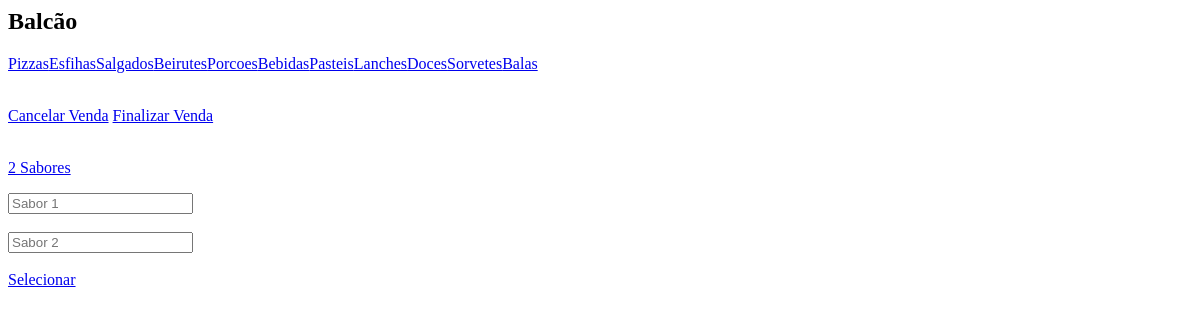
/balcao2.php, run on the app's committed database.
### tables this page shows
CREATE TABLE `categorias` (
  `id` int(11) NOT NULL,
  `categoria` varchar(45) NOT NULL
);

### balcao2.php (the view, shortened to what this page needs)
<div class="ui segment">
        <h2 class="ui center aligned dividing header">
            Balcão
        </h2>
        <div class="ui grey inverted small menu">
            <?php
                $buscaCategorias = mysql_query("SELECT * FROM categorias");
                while ($categoria = mysql_fetch_array($buscaCategorias))
                {
                    echo '<a href="javascript:void(0)" id="'.$categoria['categoria'].'" class="right floated item '.$categoria['categoria'].'" >'
                            . $categoria['categoria']
                        . '</a>';
                }
            ?>
        </div>
<?php
  include 'novo_caixa2.php';
?>
    </div>

### novo_caixa2.php (shortened to what this page needs)
<div class="ui two column doubling stackable grid container">
  <div class="column">
    <br>
    <?php
        echo "<p>"
              . "<div id='result'>"
              . ""
              . "</div>";
        echo '<a href="balcaoDAO2.php?truncar=yes" id="cancelar_caixa" class="ui red button">Cancelar Venda</a>';
        echo '&nbsp;<a href="javascript:void(0);" id="finalizar_caixa" class="ui green right floated button">Finalizar Venda</a>';
     ?>
  </div>
  <div class="column">
    <br>
    <p>
        <a href="javascript:void(0);" id="dois_sabores_balcao" class="ui basic button">2 Sabores</a>
    <div class="ui bottom attached segment" id="refresh">
      <p>
        <?php
            include 'dois_sabores_balcao.php';
        ?>
          </p>
        </div>
      </p>
    </div>
  </div>

### dois_sabores_balcao.php (shortened to what this page needs)
<html>
    <head>
        <link rel="stylesheet" type="text/css" href="js/jquery.autocomplete.css" />
    </head>
    <body>
        <div id="content" class="ui form">
            <form autocomplete="off" onsubmit="return false;">
                <div class="ui fluid icon input">
                    <input type="text" name="course_sabores" id="course_sabores" placeholder="Sabor 1" autofocus="" />
                </div>
                <br>
                <div class="ui fluid icon input">
                    <input type="text" name="course_sabores2" id="course_sabores2" placeholder="Sabor 2" autofocus="" />
                </div>
                <br>
                <a href="javascript:void(0);" class="ui teal right floated button" onclick="insereSaboresBalcao()">Selecionar</a>
                <br><br>
            </form>
        </div>
</body>
</html>

### data on the page
categorias: categoria "Pizzas"
categorias: categoria "Esfihas"
categorias: categoria "Salgados"
categorias: categoria "Beirutes"
categorias: categoria "Porcoes"
categorias: categoria "Bebidas"
categorias: categoria "Pasteis"
categorias: categoria "Lanches"
categorias: categoria "Doces"
categorias: categoria "Sorvetes"
categorias: categoria "Balas"
